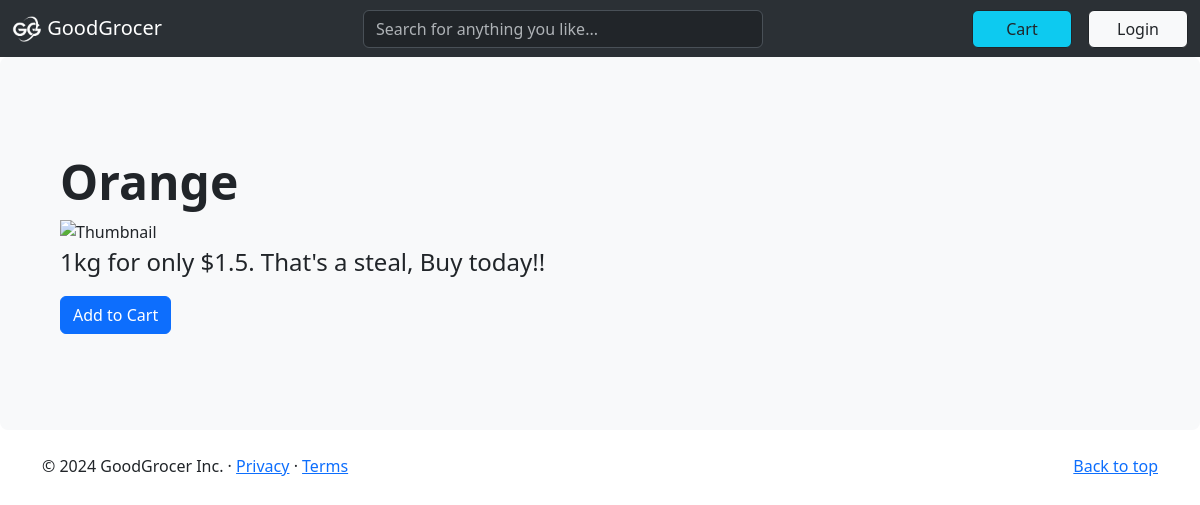
Page /product/1 on the committed database.
### home/models.py (models this page shows, shortened)
class productItem(models.Model):
    subcategory = models.ForeignKey(productSubcategory, on_delete=models.CASCADE)
    name = models.CharField(max_length=200)
    quantity = models.CharField(max_length=100)
    price = models.FloatField()
    onDeal = models.BooleanField(null=True, blank=True)
    imageTag = models.CharField(max_length=200)

### home/views.py (the view)
# urls.py: path('product/<str:pk>', views.productDisplay, name="product"),
def productDisplay(request, pk):
    givenProduct = productItem.objects.get(id=pk)
    context = {'product':givenProduct}
    return render(request, 'product_display.html', context)

### templates/product_display.html (shortened to what this page needs)
{% extends 'main.html' %}
{% load static %}
{% block body %}
<div class="p-5 mb-4 bg-body-tertiary rounded-3">
    <div class="container-fluid py-5">
      <h1 class="display-5 fw-bold">{{product.name}}</h1>
      {% with image_path='images/product/'|add:product.imageTag|add:'.jpg' %}
      <img src="{% static image_path %}" alt="Thumbnail" width="400" height="400">
      {% endwith %}
      <p class="col-md-8 fs-4">{{product.quantity}} for only ${{product.price}}. That's a steal, Buy today!!
      </p>
      <a class="btn btn-primary" href="{% url 'addToCart' product.id %}" style="width: absolute;">Add to Cart</a>
    </div>
  </div>
{% endblock body %}

### rows in the picture
productItem: name "Orange", quantity "1kg", price "1.5"
